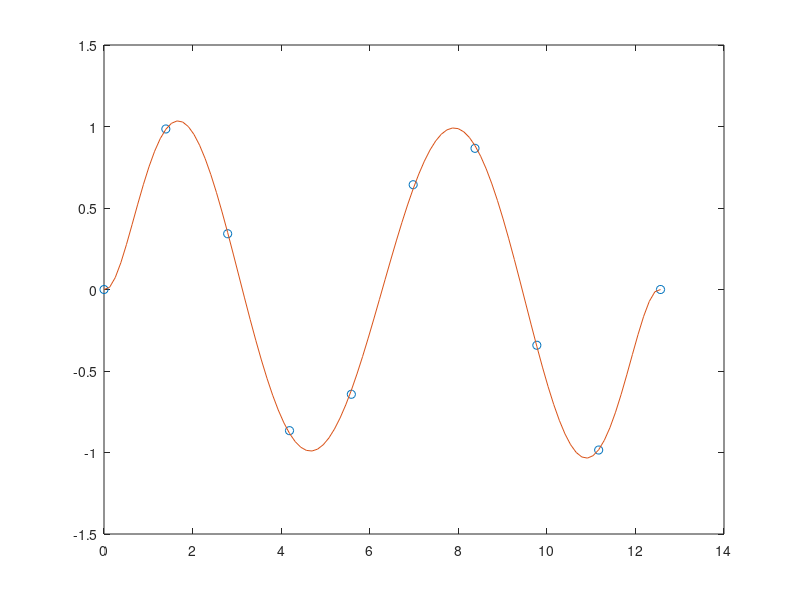
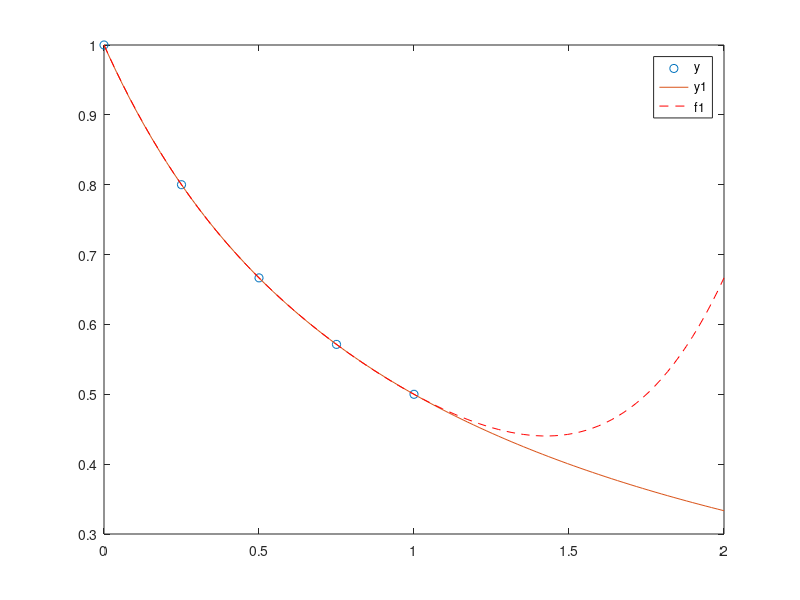

These charts were generated, in order, by the following MATLAB code: (Note: this script raises an error after producing the figures.)
clear

%将多项式与三角函数拟合
%在区间 [0,4*pi] 中沿正弦曲线生成 10 个等间距的点。
x = linspace(0,4*pi,10);
y = sin(x);
%使用 polyfit 将一个 7 次多项式与这些点拟合。
p = polyfit(x,y,7);
%在更精细的网格上计算多项式并绘制结果图。
x1 = linspace(0,4*pi);
y1 = polyval(p,x1);
figure
plot(x,y,'o')
hold on
plot(x1,y1)
hold off

%将多项式与点集拟合
%创建一个由区间 [0,1] 中的 5 个等间距点组成的向量，并计算这些点处的 y(x)=(1+x)−1。
x = linspace(0,1,5);
y = 1./(1+x);
%将 4 次多项式与 5 个点拟合。通常，对于 n 个点，可以拟合 n-1 次多项式以便完全通过这些点。
p = polyfit(x,y,4);
%在由 0 和 2 之间的点组成的更精细网格上计算原始函数和多项式拟合。
x1 = linspace(0,2);
y1 = 1./(1+x1);
f1 = polyval(p,x1);
%在更大的区间 [0,2] 中绘制函数值和多项式拟合，其中包含用于获取以圆形突出显示的多项式拟合的点。多项式拟合在原始 [0,1] 区间中的效果较好，但在该区间外部很快与拟合函数出现差异。
figure
plot(x,y,'o')
hold on
plot(x1,y1)
plot(x1,f1,'r--')
legend('y','y1','f1')

%对误差函数进行多项式拟合
%首先生成 x 点的向量，在区间 [0,2.5] 内等间距分布；然后计算这些点处的 erf(x)。
x = (0:0.1:2.5)';
y = erf(x);
%确定 6 次逼近多项式的系数。
p = polyfit(x,y,6);
%为了查看拟合情况如何，在各数据点处计算多项式，并生成说明数据、拟合和误差的一个表。
f = polyval(p,x);
T = table(x,y,f,y-f,'VariableNames',{'X','Y','Fit','FitError'})
%在该区间中，插值与实际值非常符合。创建一个绘图，以显示在该区间以外，外插值与实际数据值如何快速偏离。
x1 = (0:0.1:5)';
y1 = erf(x1);
f1 = polyval(p,x1);
figure
plot(x,y,'o')
hold on
plot(x1,y1,'-')
plot(x1,f1,'r--')
axis([0  5  0  2])
hold off

%使用中心化和缩放改善数值属性
%创建一个由 1750 - 2000 年的人口数据组成的表，并绘制数据点。
year = (1750:25:2000)';
pop = 1e6*[791 856 978 1050 1262 1544 1650 2532 6122 8170 11560]';
T = table(year, pop)

plot(year,pop,'o')

%使用带三个输入的 polyfit 拟合一个使用中心化和缩放的 5 次多项式，这将改善问题的数值属性。polyfit 将 year 中的数据以 0 为进行中心化，并缩放为具有标准差 1，这可避免在拟合计算中出现病态的 Vandermonde 矩阵。
[p,~,mu] = polyfit(T.year, T.pop, 5);
%使用带四个输入的 polyval，根据缩放后的年份 (year-mu(1))/mu(2) 计算 p。绘制结果对原始年份的图。
f = polyval(p,year,[],mu);
hold on
plot(year,f)
hold off

%简单线性回归
%将一个简单线性回归模型与一组离散二维数据点拟合。
%创建几个由样本数据点 (x,y) 组成的向量。对数据进行一次多项式拟合。
x = 1:50; 
y = -0.3*x + 2*randn(1,50); 
p = polyfit(x,y,1); 

%计算在 x 中的点处拟合的多项式 p。用这些数据绘制得到的线性回归模型。
f = polyval(p,x); 
plot(x,y,'o',x,f,'-') 
legend('data','linear fit') 

%具有误差估计值的线性回归
%将一个线性模型拟合到一组数据点并绘制结果，其中包含预测区间为 95% 的估计值。
%创建几个由样本数据点 (x,y) 组成的向量。使用 polyfit 对数据进行一次多项式拟合。指定两个输出以返回线性拟合的系数以及误差估计结构体。
x = 1:100; 
y = -0.3*x + 2*randn(1,100); 
[p,S] = polyfit(x,y,1); 
%计算以 p 为系数的一次多项式在 x 中各点处的拟合值。将误差估计结构体指定为第三个输入，以便 polyval 计算标准误差的估计值。标准误差估计值在 delta 中返回。
[y_fit,delta] = polyval(p,x,S);
%绘制原始数据、线性拟合和 95% 预测区间 y±2Δ。
plot(x,y,'bo')
hold on
plot(x,y_fit,'r-')
plot(x,y_fit+2*delta,'m--',x,y_fit-2*delta,'m--')
title('Linear Fit of Data with 95% Prediction Interval')
legend('Data','Linear Fit','95% Prediction Interval')
